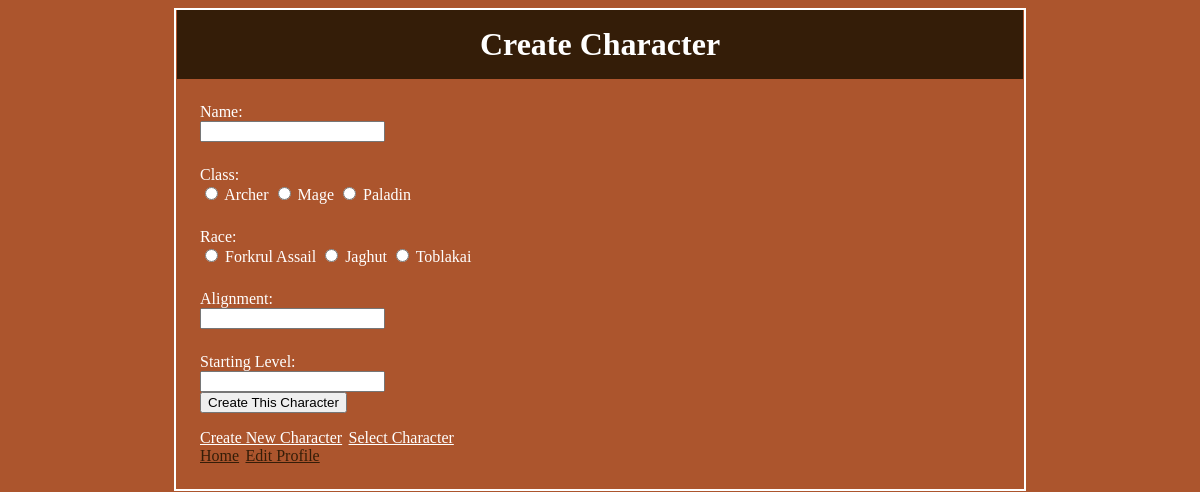
Before: /Character/Create.php with the older database file.
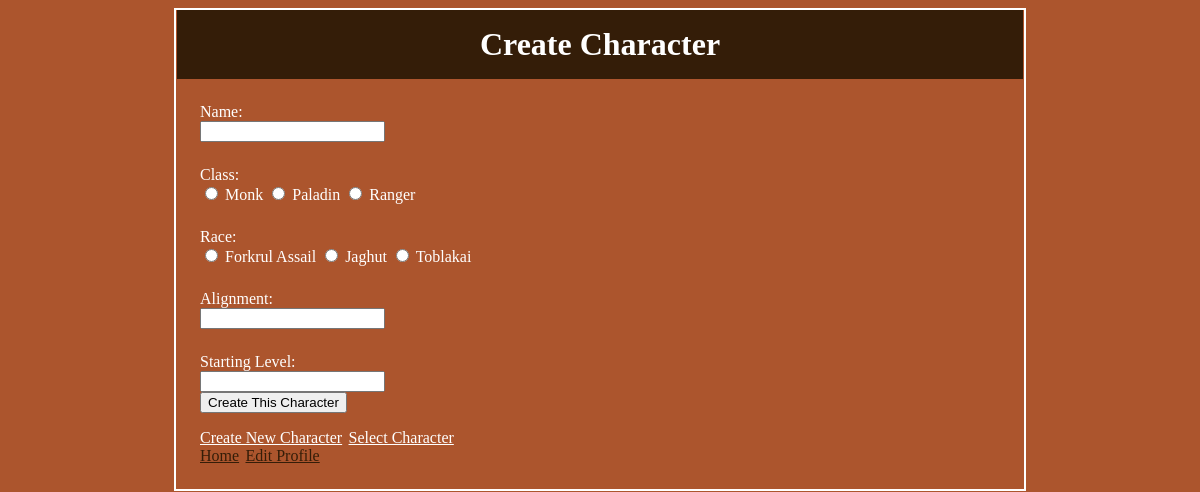
After: the same page with the newer database file.
### tables this page shows
CREATE TABLE classes
(  class VARCHAR(35) NOT NULL,
   hp_dice_count INT(10) NOT NULL,
   skill_points INT(10) NOT NULL,
   url VARCHAR(250),
   PRIMARY KEY (class)
);

CREATE TABLE races
(  race VARCHAR(35) NOT NULL,
   PRIMARY KEY (race)
);

### Factories/DbConnectionFactory.php (called while the page is built, shortened)
<?php
class DbConnectionFactory
{
	public function CreateDbConnection()
	{
        $dbConnection = new PDO(DB_DSN, DB_USERNAME, DB_PASSWORD);
        $dbConnection->setAttribute(PDO::ATTR_EMULATE_PREPARES, false);
        $dbConnection->setAttribute(PDO::ATTR_ERRMODE, PDO::ERRMODE_EXCEPTION);
        return $dbConnection;
	}
}

### Database/ClassRepository.php (called while the page is built)
<?php
include_once("../Factories/DbConnectionFactory.php");
class ClassRepository
{
    private $_dbConnection;
    public function __construct()
    {
        $dbFactory = new DbConnectionFactory();
        $this->_dbConnection = $dbFactory->CreateDbConnection();
    }
    public function GetAllClasses()
    {
        $preparedStatement = $this->_dbConnection->prepare('SELECT * FROM classes');
        $preparedStatement->execute();
        return $preparedStatement->fetchAll();
    }
}

### Database/RaceRepository.php (called while the page is built)
<?php
include_once("../Factories/DbConnectionFactory.php");
class RaceRepository
{
    private $_dbConnection;
    public function __construct()
    {
        $dbFactory = new DbConnectionFactory();
        $this->_dbConnection = $dbFactory->CreateDbConnection();
    }
    public function GetAllRaces()
    {
        $preparedStatement = $this->_dbConnection->prepare('SELECT * FROM races');
        $preparedStatement->execute();
        return $preparedStatement->fetchAll();
    }
}

### Templates/ListItemTemplateGenerator.php (the view)
<?php
class ListItemTemplateGenerator
{
public function RadioTemplate($catagory, $value, $description, $checked)
{
   return <<<EOF
	   <input name="$catagory" value="$value" type="radio" $checked/>
	   <span> $description </span>
EOF;
}
}

### Character/Create.php (shortened to what this page needs)
<?php
include_once("../Helpers/HeaderHelper.php");
include_once("../Helpers/FooterHelper.php");
include_once("../Templates/ClassTemplateGenerator.php");
include_once("../Templates/RaceTemplateGenerator.php");
$classTemplateGenerator = new  ClassTemplateGenerator();
$raceTemplateGenerator = new  RaceTemplateGenerator();
?>
<!DOCTYPE html>
<html>
    <?php HeaderHelper::DrawHeader(); ?>
    <body>
        <h1>Create Character</h1>
        <form method="post" >
            <label>Name: </label>
            <input name="CharacterName" type="Text" />
            <label>Class: </label>
            <?php $classTemplateGenerator->ListClasses(); ?>
            <label> Race: </label>
            <?php $raceTemplateGenerator->ListRaces(); ?>
            <label>Alignment: </label>
            <input name="Alignment" type="text" />
            <label>Starting Level: </label>
            <input name="StartingLevel" type="Number" />
            <button name="CreateNewCharacter">Create This Character</button>
        </form>
        <?php FooterHelper::DrawSessionFooter(); ?>
    </body>
</html>

### Helpers/HeaderHelper.php (shortened to what this page needs)
<?php
class HeaderHelper
{
	public static function DrawHeader()
	{
    	print('<head>');
    	print('</head>');
	}
}

### Templates/ClassTemplateGenerator.php
<?php
include_once("../Templates/ListItemTemplateGenerator.php");
include_once("../Database/ClassRepository.php");
class ClassTemplateGenerator
{
	private $_classRepository;
	private $_listItemTemplateGenerator;
	public function __construct()
	{
		$this->_classRepository = new ClassRepository();
		$this->_listItemTemplateGenerator = new ListItemTemplateGenerator();
	}
	public function ListClasses()
	{
		$classes = $this->_classRepository->GetAllClasses();
		foreach ($classes as $class)
		{
			echo $this->_listItemTemplateGenerator->RadioTemplate('Classes', $class['class'],
																  $class['class'], '');
		}
	}
}

### Templates/RaceTemplateGenerator.php
<?php
include_once("../Templates/ListItemTemplateGenerator.php");
include_once("../Database/RaceRepository.php");
class RaceTemplateGenerator
{
	private $_raceRepository;
	private $_listItemTemplateGenerator;
	public function __construct()
	{
		$this->_raceRepository = new RaceRepository();
		$this->_listItemTemplateGenerator = new ListItemTemplateGenerator();
	}
	public function ListRaces()
	{
		$races = $this->_raceRepository->GetAllRaces();
		foreach ($races as $race)
		{
			echo $this->_listItemTemplateGenerator->RadioTemplate('Races', $race['race'],
																  $race['race'], '');
		}
	}
}

### Helpers/FooterHelper.php (shortened to what this page needs)
<?php
class FooterHelper
{
	public static function DrawSessionFooter()
	{
		print('<footer>');
			print('<a href="../Character/Create.php">Create New Character</a>');
			print('<a href="../Character/Select.php">Select Character</a>');
	        print('<div class="adminFooterLinks">');
	        	print('<a href="../index.html">Home</a>');
	        	print('<a href="../Account/Edit-Profile.php">Edit Profile</a>');
        	print('</div>');
	    print('</footer>');
	}
}

### Frontend/Styles/site.css (style rules this page uses)
label { margin-top: 1.5em; display: block; }
button { display: block; }
body { width: 50em; margin-left: auto ; margin-right: auto ; border: 2px solid white; padding: 1.5em; padding-top: 0; }
h1 { color: white; background-color: #341d08; margin-top: 0; margin-right: -.73em; margin-left: -.73em; padding-top: .5em; padding-bottom: .5em; text-align: center; }
html { background-color: #ac552d; color: white; }
footer { margin-top: 1em; }
a, a:visited { color: white; margin-right: .4em; }
.adminFooterLinks a, .adminFooterLinks a:visited { color: #341d08; margin-right: .4em; }

Changed rows visible on the page:
removed classes: class "Archer"
removed classes: class "Mage"
added classes: class "Monk"
added classes: class "Ranger"
